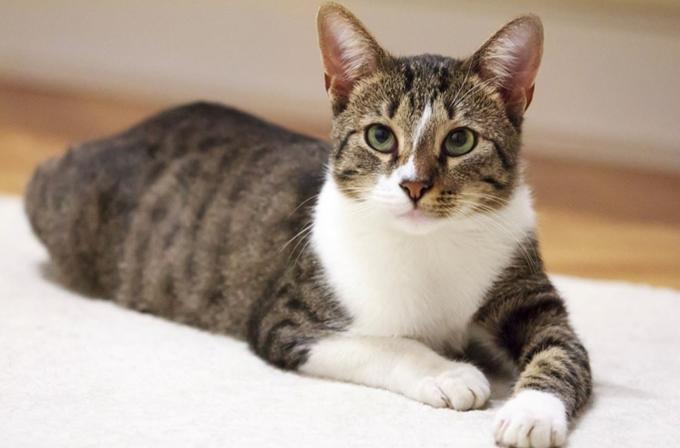
#> input picture 0617/cat.jpg, 680 x 448 px
$ python test01_canny.py   (older library calls are emulated)
#> lines starting #> are read from the running program, lines starting #| are printed output that depends on the picture; after the words box and inside, x2 and y2 are one past the last pixel; in counts of white or black regions, pixels touching at a corner belong together
import cv2

src = cv2.imread("./cat.jpg", cv2.IMREAD_COLOR)
#> src is the input picture: shape (448, 680, 3); mean B, G, R 143.6, 157.3, 172.9
gray = cv2.cvtColor(src, cv2.COLOR_BGR2GRAY)
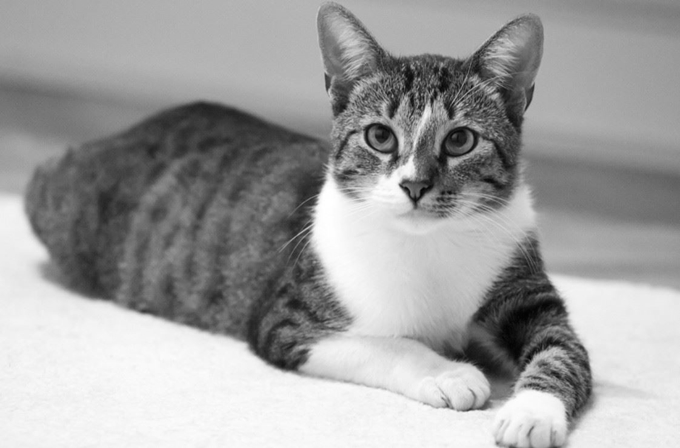
#> gray: shape (448, 680); min 3, max 255, mean 160.4

sobel = cv2.Sobel(gray, cv2.CV_8U, 1, 0,3)
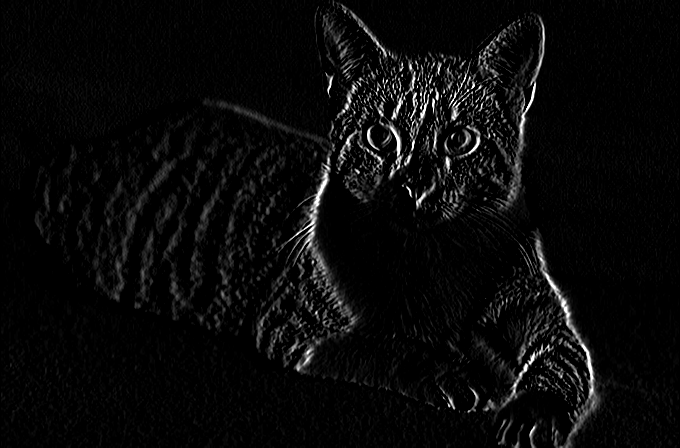
#> sobel: shape (448, 680); min 0, max 255, mean 9.8
laplacian = cv2.Laplacian(gray, cv2.CV_8U, ksize=3)
canny = cv2.Canny(gray, 100, 255)
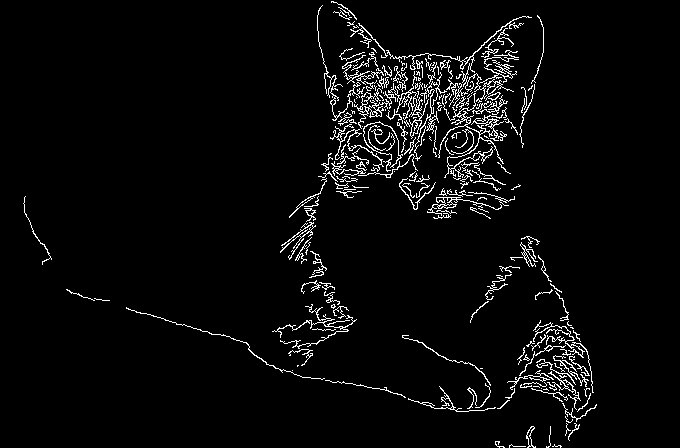
#> canny: shape (448, 680); 3.9% white in thin lines or dots, all inside (x1, y1, x2, y2) = (23, 1, 597, 448)

original = cv2.resize(src, dsize=(800, 600), interpolation=cv2.INTER_AREA)
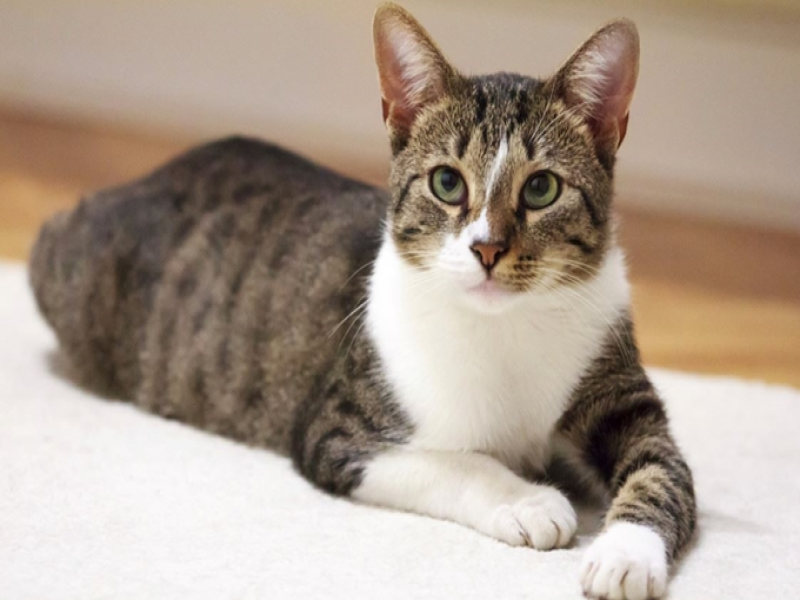
#> original: shape (600, 800, 3); mean B, G, R 143.5, 157.2, 172.8
sobel = cv2.resize(sobel, dsize=(800, 600), interpolation=cv2.INTER_AREA)
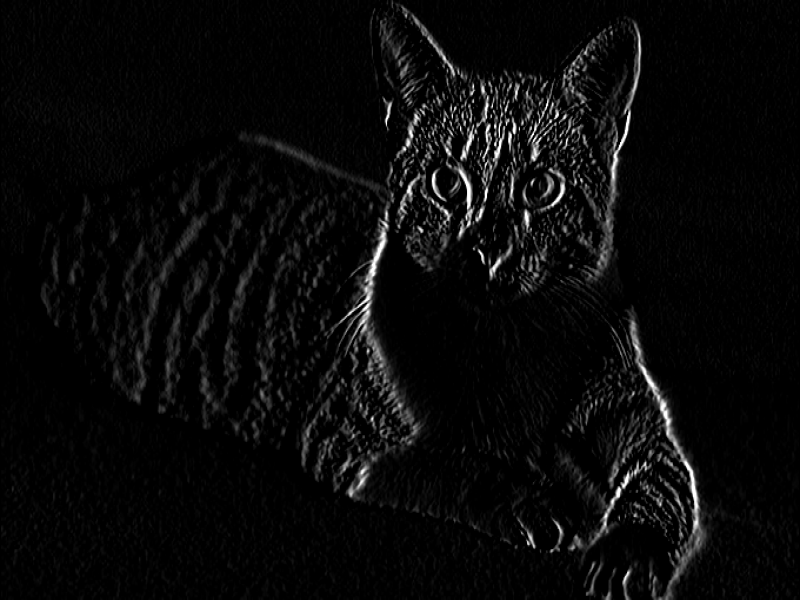
#> sobel: shape (600, 800); min 0, max 255, mean 9.8
laplacian = cv2.resize(laplacian, dsize=(800, 600), interpolation=cv2.INTER_AREA)
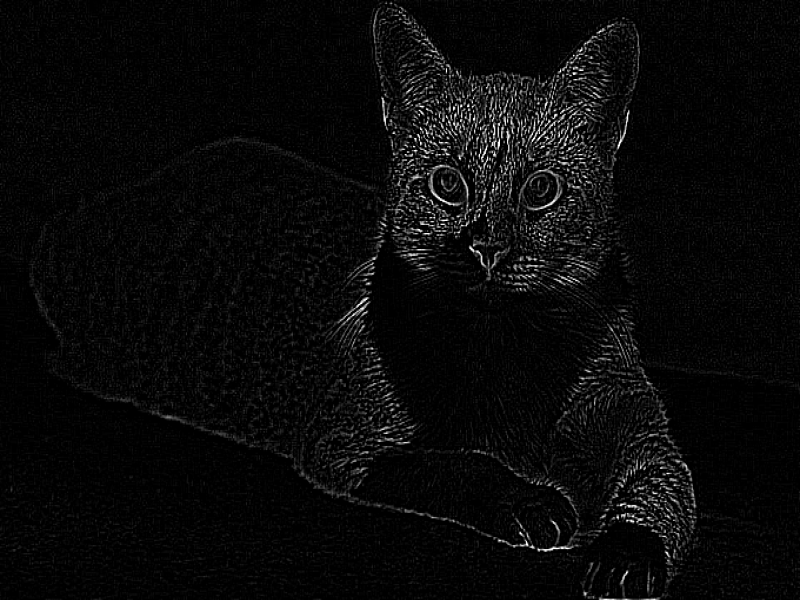
#> laplacian: shape (600, 800); min 0, max 255, mean 9.7
canny = cv2.resize(canny, dsize=(800, 600), interpolation=cv2.INTER_AREA)
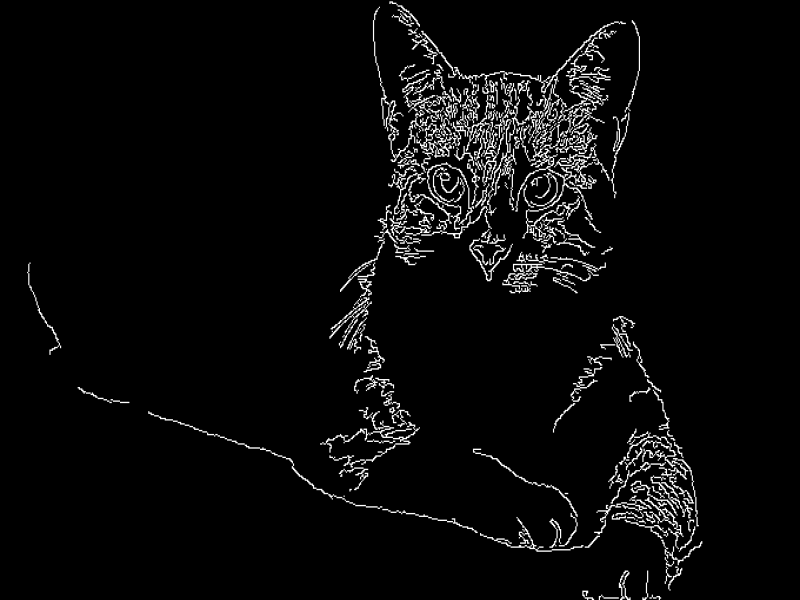
#> canny: shape (600, 800); min 0, max 255, mean 9.9

cv2.imshow('original',original)
cv2.imshow("Sobel", sobel)
cv2.imshow("Laplacian", laplacian)
cv2.imshow("Canny", canny)

cv2.waitKey(0)
cv2.destroyAllWindows()
